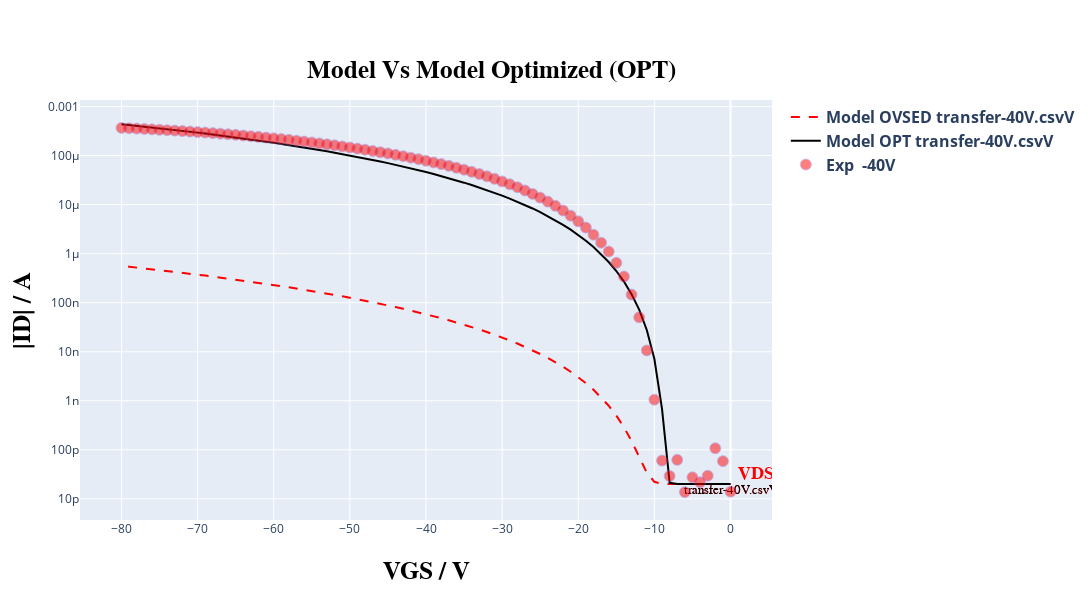
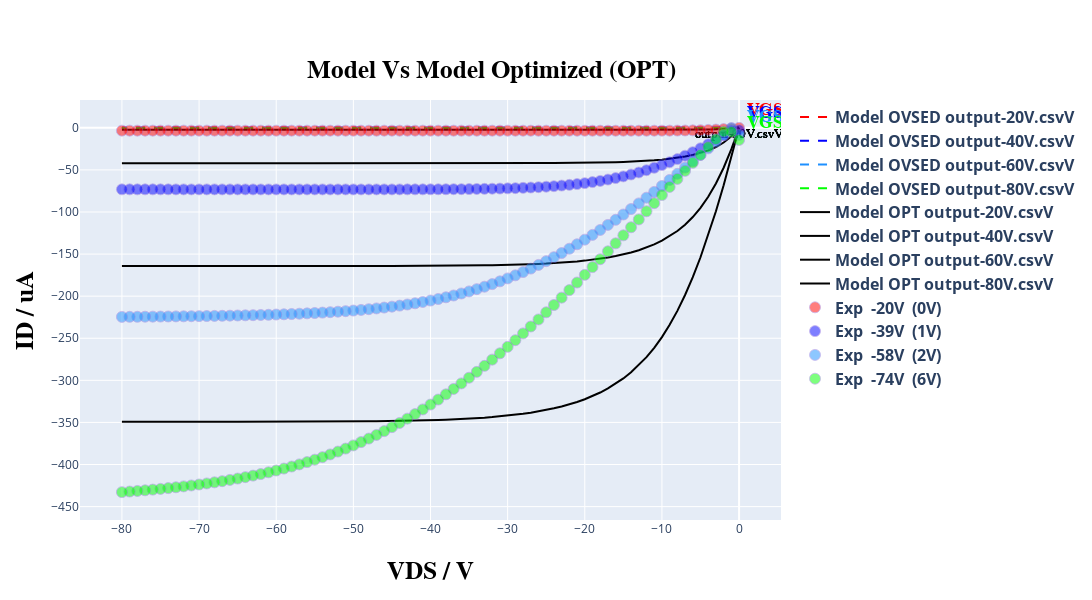

Source (notebook cell) for these figures, in order:
### Markdown cell above
### **Comparing** ✅

---
This section aims to evaluate the model's performance relative to the initial data. Visual observation allows assessing whether the model significantly outperformed the initial coefficients.

In this section, simply execute the cells below; no explicit modifications are required.

---

### Code cell
# @title #### **Print grafics plots of model Optimizad and model data.** { run: "auto" }
# @markdown ### ***Choice the plot that you want to view:***
# @markdown ---
option = 'show both curves comp' # @param ["Show Transfer curve opt", "Show output curve opt", "show both curves opt", "Show Transfer curve comp", "Show output curve comp", "show both curves comp"]

model_opt = create_optimized_model(read, TFTModel, n_points, type_curve_plot, coeff_opt, input_voltage, Vv, load_idleak, width_t, count_transfer, tp_tst, settings['experimental_data_scale_transfer'], settings['current_typic'], resistance, current)

in_model_data_opt, in_exp_data_opt, out_model_data_opt, out_exp_data_opt, in_model_data_comp, in_exp_data_comp, out_model_data_comp, out_exp_data_comp = get_model_data(read, count_transfer, count_output, Vv, Id, model_opt, model, compare=True)

plot_curves(option, plot, list_tension, list_tension_shift, count_transfer, in_model_data_comp, out_model_data_comp, in_exp_data_comp, out_exp_data_comp, shift_list, settings['select_files'], settings['current_typic'], type_curve_plot, compare=True)

read.compute_relative_distance(Id, model_opt)
print('\n\n\n\n\n')

### Figure 1 — Plotly figure (JSON) as saved in the notebook; plotly's stock layout.template omitted (floating-point values rounded to 4 significant figures)
{"data": [{"line": {"color": "rgb(255, 0, 0)", "dash": "dash"}, "mode": "lines+text", "name": "<b>Model OVSED<b> <b>transfer-40V.csvV<b>", "text": ["transfer-40V.csvV"], "textfont": {"color": "rgb(255, 0, 0)", "family": "Times New Roman", "size": 13}, "textposition": "bottom center", "type": "scatter", "x": [0, -1, -2, -3, -4, -5, -6, -7, -8, -9, -10, -11, -12, -13, -14, -15, -16, -17, -18, -19, -20, -21, -22, -23, -24, -25, -26, -27, -28, -29, -30, -31, -32, -33, -34, -35, -36, -37, -38, -39, -40, -41, -42, -43, -44, -45, -46, -47, -48, -49, -50, -51, -52, -53, -54, -55, -56, -57, -58, -59, -60, -61, -62, -63, -64, -65, -66, -67, -68, -69, -70, -71, -72, -73, -74, -75, -76, -77, -78, -79, -80], "y": [2e-11, 2e-11, 2e-11, 2e-11, 2e-11, 2e-11, 2e-11, 2e-11, 2.001e-11, 2.019e-11, 2.23e-11, 3.42e-11, 7.143e-11, 1.513e-10, 2.891e-10, 4.985e-10, 7.918e-10, 1.181e-09, 1.677e-09, 2.29e-09, 3.032e-09, 3.911e-09, 4.938e-09, 6.122e-09, 7.471e-09, 8.995e-09, 1.07e-08, 1.26e-08, 1.47e-08, 1.701e-08, 1.953e-08, 2.227e-08, 2.525e-08, 2.846e-08, 3.192e-08, 3.564e-08, 3.961e-08, 4.385e-08, 4.836e-08, 5.315e-08, 5.823e-08, 6.36e-08, 6.927e-08, 7.525e-08, 8.154e-08, 8.815e-08, 9.508e-08, 1.023e-07, 1.099e-07, 1.179e-07, 1.262e-07, 1.348e-07, 1.438e-07, 1.532e-07, 1.63e-07, 1.731e-07, 1.836e-07, 1.945e-07, 2.058e-07, 2.174e-07, 2.295e-07, 2.42e-07, 2.549e-07, 2.683e-07, 2.82e-07, 2.962e-07, 3.109e-07, 3.259e-07, 3.414e-07, 3.574e-07, 3.738e-07, 3.907e-07, 4.08e-07, 4.258e-07, 4.441e-07, 4.629e-07, 4.822e-07, 5.019e-07, 5.221e-07, 5.429e-07, 5.641e-07]}, {"line": {"color": "black", "dash": "solid"}, "mode": "lines+text", "name": "<b>Model OPT<b> <b>transfer-40V.csvV<b>", "text": ["transfer-40V.csvV"], "textfont": {"color": "black", "family": "Times New Roman", "size": 13}, "textposition": "bottom center", "type": "scatter", "x": [0, -1, -2, -3, -4, -5, -6, -7, -8, -9, -10, -11, -12, -13, -14, -15, -16, -17, -18, -19, -20, -21, -22, -23, -24, -25, -26, -27, -28, -29, -30, -31, -32, -33, -34, -35, -36, -37, -38, -39, -40, -41, -42, -43, -44, -45, -46, -47, -48, -49, -50, -51, -52, -53, -54, -55, -56, -57, -58, -59, -60, -61, -62, -63, -64, -65, -66, -67, -68, -69, -70, -71, -72, -73, -74, -75, -76, -77, -78, -79, -80], "y": [2e-11, 2e-11, 2e-11, 2e-11, 2e-11, 2e-11, 2e-11, 2e-11, 2.138e-11, 6.807e-10, 7.121e-09, 2.786e-08, 7.222e-08, 1.498e-07, 2.701e-07, 4.427e-07, 6.77e-07, 9.821e-07, 1.367e-06, 1.841e-06, 2.413e-06, 3.09e-06, 3.882e-06, 4.797e-06, 5.843e-06, 7.027e-06, 8.357e-06, 9.841e-06, 1.149e-05, 1.33e-05, 1.529e-05, 1.745e-05, 1.981e-05, 2.236e-05, 2.511e-05, 2.807e-05, 3.124e-05, 3.463e-05, 3.824e-05, 4.208e-05, 4.616e-05, 5.047e-05, 5.502e-05, 5.982e-05, 6.488e-05, 7.019e-05, 7.575e-05, 8.158e-05, 8.768e-05, 9.405e-05, 0.0001007, 0.0001076, 0.0001148, 0.0001223, 0.00013, 0.0001381, 0.0001464, 0.0001551, 0.000164, 0.0001732, 0.0001827, 0.0001925, 0.0002026, 0.000213, 0.0002237, 0.0002347, 0.000246, 0.0002577, 0.0002696, 0.0002818, 0.0002943, 0.0003071, 0.0003202, 0.0003336, 0.0003473, 0.0003613, 0.0003756, 0.0003902, 0.0004051, 0.0004203, 0.0004358]}, {"marker": {"color": "rgb(255, 0, 0)", "line": {"color": "MediumPurple", "width": 0.8}, "opacity": 0.5, "size": 11}, "mode": "markers+text", "name": "<b>Exp <b> <b>-40V<b>", "text": ["<b>VDS<b>=transfer-40V.csvV"], "textfont": {"color": "rgb(255, 0, 0)", "family": "Times New Roman", "size": 18}, "textposition": "top right", "type": "scatter", "x": [0, -1, -2, -3, -4, -5, -6, -7, -8, -9, -10, -11, -12, -13, -14, -15, -16, -17, -18, -19, -20, -21, -22, -23, -24, -25, -26, -27, -28, -29, -30, -31, -32, -33, -34, -35, -36, -37, -38, -39, -40, -41, -42, -43, -44, -45, -46, -47, -48, -49, -50, -51, -52, -53, -54, -55, -56, -57, -58, -59, -60, -61, -62, -63, -64, -65, -66, -67, -68, -69, -70, -71, -72, -73, -74, -75, -76, -77, -78, -79, -80], "y": [1.399e-11, 5.865e-11, 1.076e-10, 2.964e-11, 2.174e-11, 2.748e-11, 1.371e-11, 6.235e-11, 2.923e-11, 6.037e-11, 1.054e-09, 1.063e-08, 5.042e-08, 1.468e-07, 3.417e-07, 6.505e-07, 1.105e-06, 1.676e-06, 2.436e-06, 3.402e-06, 4.578e-06, 5.968e-06, 7.592e-06, 9.455e-06, 1.153e-05, 1.391e-05, 1.656e-05, 1.947e-05, 2.265e-05, 2.606e-05, 2.974e-05, 3.365e-05, 3.78e-05, 4.216e-05, 4.677e-05, 5.155e-05, 5.657e-05, 6.178e-05, 6.717e-05, 7.262e-05, 7.852e-05, 8.462e-05, 9.087e-05, 9.73e-05, 0.0001039, 0.0001107, 0.000117, 0.0001242, 0.0001315, 0.0001389, 0.0001464, 0.0001541, 0.0001618, 0.0001697, 0.0001775, 0.0001855, 0.0001935, 0.0002015, 0.0002096, 0.0002176, 0.0002256, 0.0002335, 0.0002415, 0.0002493, 0.0002572, 0.000265, 0.0002727, 0.0002802, 0.0002877, 0.0002951, 0.0003024, 0.0003095, 0.0003165, 0.0003235, 0.0003302, 0.0003368, 0.0003433, 0.0003497, 0.000356, 0.000362, 0.0003679]}], "layout": {"height": 600, "legend": {"font": {"size": 16}}, "title": {"font": {"color": "black", "family": "Overpass", "size": 25}, "text": "<b>Model Vs Model Optimized (OPT)<b>", "x": 0.45, "y": 0.9}, "width": 1100, "xaxis": {"title": {"font": {"color": "black", "family": "Overpass", "size": 25}, "standoff": 25, "text": "<b>VGS / V<b>"}}, "yaxis": {"title": {"font": {"color": "black", "family": "Overpass", "size": 25}, "standoff": 10, "text": "<b>|ID| / A<b>"}, "type": "log"}}}

### Figure 2 — Plotly figure (JSON) as saved in the notebook; plotly's stock layout.template omitted (floating-point values rounded to 4 significant figures)
{"data": [{"line": {"color": "rgb(255, 0, 0)", "dash": "dash"}, "mode": "lines+text", "name": "<b>Model OVSED<b> <b>output-20V.csvV<b>", "text": ["output-20V.csvV"], "textfont": {"color": "rgb(255, 0, 0)", "family": "Times New Roman", "size": 13}, "textposition": "bottom center", "type": "scatter", "x": [0, -1, -2, -3, -4, -5, -6, -7, -8, -9, -10, -11, -12, -13, -14, -15, -16, -17, -18, -19, -20, -21, -22, -23, -24, -25, -26, -27, -28, -29, -30, -31, -32, -33, -34, -35, -36, -37, -38, -39, -40, -41, -42, -43, -44, -45, -46, -47, -48, -49, -50, -51, -52, -53, -54, -55, -56, -57, -58, -59, -60, -61, -62, -63, -64, -65, -66, -67, -68, -69, -70, -71, -72, -73, -74, -75, -76, -77, -78, -79, -80], "y": [-2e-05, -0.002151, -0.00288, -0.003168, -0.003281, -0.00332, -0.00333, -0.003328, -0.003321, -0.003312, -0.003303, -0.003294, -0.003285, -0.003276, -0.003267, -0.003257, -0.003248, -0.003239, -0.00323, -0.003221, -0.003211, -0.003202, -0.003193, -0.003184, -0.003175, -0.003166, -0.003157, -0.003148, -0.003139, -0.00313, -0.003121, -0.003112, -0.003103, -0.003094, -0.003085, -0.003076, -0.003067, -0.003058, -0.003049, -0.003041, -0.003032, -0.003023, -0.003014, -0.003005, -0.002997, -0.002988, -0.002979, -0.00297, -0.002962, -0.002953, -0.002944, -0.002936, -0.002927, -0.002919, -0.00291, -0.002901, -0.002893, -0.002884, -0.002876, -0.002867, -0.002859, -0.00285, -0.002842, -0.002833, -0.002825, -0.002817, -0.002808, -0.0028, -0.002791, -0.002783, -0.002775, -0.002766, -0.002758, -0.00275, -0.002741, -0.002733, -0.002725, -0.002717, -0.002709, -0.0027, -0.002692]}, {"line": {"color": "rgb(0, 0, 255)", "dash": "dash"}, "mode": "lines+text", "name": "<b>Model OVSED<b> <b>output-40V.csvV<b>", "text": ["output-40V.csvV"], "textfont": {"color": "rgb(0, 0, 255)", "family": "Times New Roman", "size": 13}, "textposition": "bottom center", "type": "scatter", "x": [0, -1, -2, -3, -4, -5, -6, -7, -8, -9, -10, -11, -12, -13, -14, -15, -16, -17, -18, -19, -20, -21, -22, -23, -24, -25, -26, -27, -28, -29, -30, -31, -32, -33, -34, -35, -36, -37, -38, -39, -40, -41, -42, -43, -44, -45, -46, -47, -48, -49, -50, -51, -52, -53, -54, -55, -56, -57, -58, -59, -60, -61, -62, -63, -64, -65, -66, -67, -68, -69, -70, -71, -72, -73, -74, -75, -76, -77, -78, -79, -80], "y": [-2e-05, -0.02931, -0.04112, -0.04706, -0.05034, -0.05223, -0.05333, -0.05397, -0.05432, -0.05451, -0.05459, -0.05462, -0.05461, -0.05458, -0.05454, -0.05449, -0.05444, -0.05439, -0.05434, -0.05429, -0.05423, -0.05418, -0.05412, -0.05407, -0.05402, -0.05396, -0.05391, -0.05385, -0.0538, -0.05374, -0.05369, -0.05364, -0.05358, -0.05353, -0.05347, -0.05342, -0.05337, -0.05331, -0.05326, -0.0532, -0.05315, -0.0531, -0.05304, -0.05299, -0.05294, -0.05288, -0.05283, -0.05277, -0.05272, -0.05267, -0.05261, -0.05256, -0.05251, -0.05245, -0.0524, -0.05235, -0.05229, -0.05224, -0.05219, -0.05213, -0.05208, -0.05203, -0.05198, -0.05192, -0.05187, -0.05182, -0.05176, -0.05171, -0.05166, -0.05161, -0.05155, -0.0515, -0.05145, -0.05139, -0.05134, -0.05129, -0.05124, -0.05118, -0.05113, -0.05108, -0.05103]}, {"line": {"color": "rgb(30, 144, 255)", "dash": "dash"}, "mode": "lines+text", "name": "<b>Model OVSED<b> <b>output-60V.csvV<b>", "text": ["output-60V.csvV"], "textfont": {"color": "rgb(30, 144, 255)", "family": "Times New Roman", "size": 13}, "textposition": "bottom center", "type": "scatter", "x": [0, -1, -2, -3, -4, -5, -6, -7, -8, -9, -10, -11, -12, -13, -14, -15, -16, -17, -18, -19, -20, -21, -22, -23, -24, -25, -26, -27, -28, -29, -30, -31, -32, -33, -34, -35, -36, -37, -38, -39, -40, -41, -42, -43, -44, -45, -46, -47, -48, -49, -50, -51, -52, -53, -54, -55, -56, -57, -58, -59, -60, -61, -62, -63, -64, -65, -66, -67, -68, -69, -70, -71, -72, -73, -74, -75, -76, -77, -78, -79, -80], "y": [-2e-05, -0.1044, -0.1481, -0.1712, -0.1848, -0.1933, -0.1988, -0.2024, -0.2048, -0.2063, -0.2073, -0.208, -0.2083, -0.2085, -0.2086, -0.2086, -0.2086, -0.2085, -0.2085, -0.2084, -0.2082, -0.2081, -0.208, -0.2079, -0.2078, -0.2076, -0.2075, -0.2074, -0.2073, -0.2071, -0.207, -0.2069, -0.2068, -0.2066, -0.2065, -0.2064, -0.2063, -0.2061, -0.206, -0.2059, -0.2058, -0.2056, -0.2055, -0.2054, -0.2053, -0.2051, -0.205, -0.2049, -0.2048, -0.2046, -0.2045, -0.2044, -0.2043, -0.2041, -0.204, -0.2039, -0.2038, -0.2036, -0.2035, -0.2034, -0.2033, -0.2031, -0.203, -0.2029, -0.2028, -0.2026, -0.2025, -0.2024, -0.2023, -0.2021, -0.202, -0.2019, -0.2018, -0.2017, -0.2015, -0.2014, -0.2013, -0.2012, -0.201, -0.2009, -0.2008]}, {"line": {"color": "rgb(0, 255, 0)", "dash": "dash"}, "mode": "lines+text", "name": "<b>Model OVSED<b> <b>output-80V.csvV<b>", "text": ["output-80V.csvV"], "textfont": {"color": "rgb(0, 255, 0)", "family": "Times New Roman", "size": 13}, "textposition": "bottom center", "type": "scatter", "x": [0, -1, -2, -3, -4, -5, -6, -7, -8, -9, -10, -11, -12, -13, -14, -15, -16, -17, -18, -19, -20, -21, -22, -23, -24, -25, -26, -27, -28, -29, -30, -31, -32, -33, -34, -35, -36, -37, -38, -39, -40, -41, -42, -43, -44, -45, -46, -47, -48, -49, -50, -51, -52, -53, -54, -55, -56, -57, -58, -59, -60, -61, -62, -63, -64, -65, -66, -67, -68, -69, -70, -71, -72, -73, -74, -75, -76, -77, -78, -79, -80], "y": [-2e-05, -0.2163, -0.3085, -0.3581, -0.388, -0.4073, -0.4203, -0.4292, -0.4353, -0.4396, -0.4426, -0.4447, -0.4461, -0.447, -0.4476, -0.4479, -0.4481, -0.4482, -0.4482, -0.4481, -0.448, -0.4478, -0.4477, -0.4475, -0.4473, -0.4471, -0.4469, -0.4467, -0.4465, -0.4463, -0.4461, -0.4459, -0.4457, -0.4455, -0.4453, -0.4451, -0.4449, -0.4447, -0.4445, -0.4443, -0.4441, -0.4439, -0.4437, -0.4435, -0.4433, -0.4431, -0.4429, -0.4427, -0.4425, -0.4423, -0.4421, -0.4419, -0.4417, -0.4415, -0.4413, -0.4411, -0.4409, -0.4407, -0.4405, -0.4403, -0.4401, -0.4399, -0.4397, -0.4395, -0.4393, -0.4391, -0.4389, -0.4387, -0.4385, -0.4383, -0.4381, -0.4379, -0.4377, -0.4375, -0.4373, -0.4371, -0.4369, -0.4367, -0.4365, -0.4363, -0.4361]}, {"line": {"color": "black", "dash": "solid"}, "mode": "lines+text", "name": "<b>Model OPT<b> <b>output-20V.csvV<b>", "text": ["output-20V.csvV"], "textfont": {"color": "black", "family": "Times New Roman", "size": 13}, "textposition": "bottom center", "type": "scatter", "x": [0, -1, -2, -3, -4, -5, -6, -7, -8, -9, -10, -11, -12, -13, -14, -15, -16, -17, -18, -19, -20, -21, -22, -23, -24, -25, -26, -27, -28, -29, -30, -31, -32, -33, -34, -35, -36, -37, -38, -39, -40, -41, -42, -43, -44, -45, -46, -47, -48, -49, -50, -51, -52, -53, -54, -55, -56, -57, -58, -59, -60, -61, -62, -63, -64, -65, -66, -67, -68, -69, -70, -71, -72, -73, -74, -75, -76, -77, -78, -79, -80], "y": [-2e-05, -0.8374, -1.351, -1.685, -1.91, -2.065, -2.172, -2.247, -2.299, -2.335, -2.36, -2.377, -2.389, -2.397, -2.402, -2.405, -2.408, -2.409, -2.411, -2.411, -2.412, -2.412, -2.412, -2.412, -2.412, -2.413, -2.413, -2.413, -2.413, -2.413, -2.413, -2.413, -2.413, -2.413, -2.413, -2.413, -2.413, -2.413, -2.413, -2.413, -2.413, -2.413, -2.413, -2.413, -2.413, -2.413, -2.413, -2.413, -2.413, -2.413, -2.413, -2.413, -2.413, -2.413, -2.413, -2.413, -2.413, -2.413, -2.413, -2.413, -2.413, -2.413, -2.413, -2.413, -2.413, -2.413, -2.413, -2.413, -2.413, -2.413, -2.413, -2.413, -2.413, -2.413, -2.413, -2.413, -2.413, -2.413, -2.413, -2.413, -2.413]}, {"line": {"color": "black", "dash": "solid"}, "mode": "lines+text", "name": "<b>Model OPT<b> <b>output-40V.csvV<b>", "text": ["output-40V.csvV"], "textfont": {"color": "black", "family": "Times New Roman", "size": 13}, "textposition": "bottom center", "type": "scatter", "x": [0, -1, -2, -3, -4, -5, -6, -7, -8, -9, -10, -11, -12, -13, -14, -15, -16, -17, -18, -19, -20, -21, -22, -23, -24, -25, -26, -27, -28, -29, -30, -31, -32, -33, -34, -35, -36, -37, -38, -39, -40, -41, -42, -43, -44, -45, -46, -47, -48, -49, -50, -51, -52, -53, -54, -55, -56, -57, -58, -59, -60, -61, -62, -63, -64, -65, -66, -67, -68, -69, -70, -71, -72, -73, -74, -75, -76, -77, -78, -79, -80], "y": [-2e-05, -10.13, -17.46, -22.84, -26.87, -29.94, -32.32, -34.19, -35.68, -36.87, -37.84, -38.62, -39.26, -39.77, -40.2, -40.55, -40.83, -41.07, -41.26, -41.41, -41.54, -41.65, -41.73, -41.8, -41.86, -41.9, -41.94, -41.97, -41.99, -42.01, -42.03, -42.04, -42.05, -42.06, -42.06, -42.07, -42.07, -42.08, -42.08, -42.08, -42.08, -42.08, -42.09, -42.09, -42.09, -42.09, -42.09, -42.09, -42.09, -42.09, -42.09, -42.09, -42.09, -42.09, -42.09, -42.09, -42.09, -42.09, -42.09, -42.09, -42.09, -42.09, -42.09, -42.09, -42.09, -42.09, -42.09, -42.09, -42.09, -42.09, -42.09, -42.09, -42.09, -42.09, -42.09, -42.09, -42.09, -42.09, -42.09, -42.09, -42.09]}, {"line": {"color": "black", "dash": "solid"}, "mode": "lines+text", "name": "<b>Model OPT<b> <b>output-60V.csvV<b>", "text": ["output-60V.csvV"], "textfont": {"color": "black", "family": "Times New Roman", "size": 13}, "textposition": "bottom center", "type": "scatter", "x": [0, -1, -2, -3, -4, -5, -6, -7, -8, -9, -10, -11, -12, -13, -14, -15, -16, -17, -18, -19, -20, -21, -22, -23, -24, -25, -26, -27, -28, -29, -30, -31, -32, -33, -34, -35, -36, -37, -38, -39, -40, -41, -42, -43, -44, -45, -46, -47, -48, -49, -50, -51, -52, -53, -54, -55, -56, -57, -58, -59, -60, -61, -62, -63, -64, -65, -66, -67, -68, -69, -70, -71, -72, -73, -74, -75, -76, -77, -78, -79, -80], "y": [-2e-05, -25.41, -47.42, -66.17, -81.93, -95.08, -106.0, -115.1, -122.6, -128.9, -134.1, -138.5, -142.3, -145.4, -148.1, -150.4, -152.4, -154.0, -155.5, -156.7, -157.8, -158.7, -159.5, -160.2, -160.7, -161.2, -161.7, -162.0, -162.4, -162.6, -162.9, -163.1, -163.3, -163.4, -163.5, -163.6, -163.7, -163.8, -163.9, -163.9, -164.0, -164.0, -164.1, -164.1, -164.1, -164.1, -164.2, -164.2, -164.2, -164.2, -164.2, -164.2, -164.2, -164.2, -164.2, -164.2, -164.2, -164.2, -164.2, -164.3, -164.3, -164.3, -164.3, -164.3, -164.3, -164.3, -164.3, -164.3, -164.3, -164.3, -164.3, -164.3, -164.3, -164.3, -164.3, -164.3, -164.3, -164.3, -164.3, -164.3, -164.3]}, {"line": {"color": "black", "dash": "solid"}, "mode": "lines+text", "name": "<b>Model OPT<b> <b>output-80V.csvV<b>", "text": ["output-80V.csvV"], "textfont": {"color": "black", "family": "Times New Roman", "size": 13}, "textposition": "bottom center", "type": "scatter", "x": [0, -1, -2, -3, -4, -5, -6, -7, -8, -9, -10, -11, -12, -13, -14, -15, -16, -17, -18, -19, -20, -21, -22, -23, -24, -25, -26, -27, -28, -29, -30, -31, -32, -33, -34, -35, -36, -37, -38, -39, -40, -41, -42, -43, -44, -45, -46, -47, -48, -49, -50, -51, -52, -53, -54, -55, -56, -57, -58, -59, -60, -61, -62, -63, -64, -65, -66, -67, -68, -69, -70, -71, -72, -73, -74, -75, -76, -77, -78, -79, -80], "y": [-2e-05, -35.07, -68.16, -99.07, -127.6, -153.8, -177.4, -198.6, -217.5, -234.1, -248.6, -261.4, -272.4, -282.1, -290.5, -297.7, -304.1, -309.6, -314.5, -318.7, -322.4, -325.7, -328.5, -331.0, -333.2, -335.2, -336.9, -338.4, -339.7, -340.9, -341.9, -342.8, -343.6, -344.3, -344.9, -345.5, -345.9, -346.4, -346.7, -347.1, -347.3, -347.6, -347.8, -348.0, -348.2, -348.3, -348.4, -348.5, -348.6, -348.7, -348.8, -348.9, -348.9, -349.0, -349.0, -349.0, -349.1, -349.1, -349.1, -349.2, -349.2, -349.2, -349.2, -349.2, -349.2, -349.2, -349.2, -349.2, -349.3, -349.3, -349.3, -349.3, -349.3, -349.3, -349.3, -349.3, -349.3, -349.3, -349.3, -349.3, -349.3]}, {"marker": {"color": "rgb(255, 0, 0)", "line": {"color": "MediumPurple", "width": 0.8}, "opacity": 0.5, "size": 11}, "mode": "markers+text", "name": "<b>Exp <b> <b>-20V<b> <b> (0V)<b>", "text": ["<b>VGS<b>=output-20V.csvV  (0)"], "textfont": {"color": "rgb(255, 0, 0)", "family": "Times New Roman", "size": 18}, "textposition": "top right", "type": "scatter", "x": [0, -1, -2, -3, -4, -5, -6, -7, -8, -9, -10, -11, -12, -13, -14, -15, -16, -17, -18, -19, -20, -21, -22, -23, -24, -25, -26, -27, -28, -29, -30, -31, -32, -33, -34, -35, -36, -37, -38, -39, -40, -41, -42, -43, -44, -45, -46, -47, -48, -49, -50, -51, -52, -53, -54, -55, -56, -57, -58, -59, -60, -61, -62, -63, -64, -65, -66, -67, -68, -69, -70, -71, -72, -73, -74, -75, -76, -77, -78, -79, -80], "y": [-0.07059, -0.8353, -1.54, -2.087, -2.501, -2.805, -3.025, -3.178, -3.283, -3.351, -3.393, -3.418, -3.433, -3.44, -3.443, -3.444, -3.443, -3.442, -3.44, -3.438, -3.435, -3.433, -3.43, -3.428, -3.426, -3.423, -3.421, -3.419, -3.416, -3.414, -3.412, -3.41, -3.408, -3.406, -3.404, -3.402, -3.401, -3.399, -3.397, -3.395, -3.393, -3.391, -3.39, -3.388, -3.386, -3.385, -3.383, -3.381, -3.38, -3.379, -3.377, -3.376, -3.374, -3.373, -3.372, -3.37, -3.369, -3.368, -3.366, -3.365, -3.364, -3.362, -3.361, -3.36, -3.359, -3.358, -3.356, -3.355, -3.354, -3.353, -3.352, -3.351, -3.35, -3.349, -3.348, -3.346, -3.345, -3.344, -3.343, -3.342, -3.342]}, {"marker": {"color": "rgb(0, 0, 255)", "line": {"color": "MediumPurple", "width": 0.8}, "opacity": 0.5, "size": 11}, "mode": "markers+text", "name": "<b>Exp <b> <b>-39V<b> <b> (1V)<b>", "text": ["<b>VGS<b>=output-40V.csvV  (1)"], "textfont": {"color": "rgb(0, 0, 255)", "family": "Times New Roman", "size": 18}, "textposition": "top right", "type": "scatter", "x": [0, -1, -2, -3, -4, -5, -6, -7, -8, -9, -10, -11, -12, -13, -14, -15, -16, -17, -18, -19, -20, -21, -22, -23, -24, -25, -26, -27, -28, -29, -30, -31, -32, -33, -34, -35, -36, -37, -38, -39, -40, -41, -42, -43, -44, -45, -46, -47, -48, -49, -50, -51, -52, -53, -54, -55, -56, -57, -58, -59, -60, -61, -62, -63, -64, -65, -66, -67, -68, -69, -70, -71, -72, -73, -74, -75, -76, -77, -78, -79, -80], "y": [-2.752, -3.257, -8.978, -14.35, -19.51, -24.35, -28.91, -33.16, -37.14, -40.84, -44.27, -47.45, -50.36, -53.04, -55.47, -57.69, -59.68, -61.47, -63.06, -64.48, -65.72, -66.82, -67.77, -68.6, -69.33, -69.95, -70.49, -70.95, -71.34, -71.66, -71.94, -72.17, -72.36, -72.52, -72.65, -72.76, -72.85, -72.92, -72.98, -73.02, -73.06, -73.09, -73.11, -73.13, -73.14, -73.15, -73.16, -73.17, -73.18, -73.18, -73.19, -73.19, -73.19, -73.19, -73.19, -73.19, -73.18, -73.18, -73.18, -73.18, -73.18, -73.18, -73.18, -73.17, -73.17, -73.16, -73.16, -73.15, -73.15, -73.14, -73.14, -73.14, -73.14, -73.14, -73.13, -73.13, -73.12, -73.12, -73.11, -73.11, -73.1]}, {"marker": {"color": "rgb(30, 144, 255)", "line": {"color": "MediumPurple", "width": 0.8}, "opacity": 0.5, "size": 11}, "mode": "markers+text", "name": "<b>Exp <b> <b>-58V<b> <b> (2V)<b>", "text": ["<b>VGS<b>=output-60V.csvV  (2)"], "textfont": {"color": "rgb(30, 144, 255)", "family": "Times New Roman", "size": 18}, "textposition": "top right", "type": "scatter", "x": [0, -1, -2, -3, -4, -5, -6, -7, -8, -9, -10, -11, -12, -13, -14, -15, -16, -17, -18, -19, -20, -21, -22, -23, -24, -25, -26, -27, -28, -29, -30, -31, -32, -33, -34, -35, -36, -37, -38, -39, -40, -41, -42, -43, -44, -45, -46, -47, -48, -49, -50, -51, -52, -53, -54, -55, -56, -57, -58, -59, -60, -61, -62, -63, -64, -65, -66, -67, -68, -69, -70, -71, -72, -73, -74, -75, -76, -77, -78, -79, -80], "y": [-8.227, -0.287, -8.565, -16.58, -24.48, -32.2, -39.81, -47.29, -54.68, -61.93, -69.06, -76.11, -83.01, -89.81, -96.46, -103.0, -109.3, -115.3, -121.3, -127.2, -132.9, -138.4, -143.7, -148.8, -153.7, -158.4, -162.9, -167.2, -171.3, -175.2, -178.9, -182.4, -185.7, -188.8, -191.7, -194.3, -196.9, -199.2, -201.3, -203.4, -205.2, -206.9, -208.5, -209.9, -211.2, -212.4, -213.6, -214.6, -215.5, -216.3, -217.1, -217.8, -218.4, -219.0, -219.5, -220.0, -220.4, -220.8, -221.2, -221.5, -221.8, -222.1, -222.3, -222.6, -222.8, -223.0, -223.2, -223.3, -223.5, -223.6, -223.7, -223.8, -224.0, -224.0, -224.1, -224.2, -224.3, -224.4, -224.5, -224.5, -224.6]}, {"marker": {"color": "rgb(0, 255, 0)", "line": {"color": "MediumPurple", "width": 0.8}, "opacity": 0.5, "size": 11}, "mode": "markers+text", "name": "<b>Exp <b> <b>-74V<b> <b> (6V)<b>", "text": ["<b>VGS<b>=output-80V.csvV  (6)"], "textfont": {"color": "rgb(0, 255, 0)", "family": "Times New Roman", "size": 18}, "textposition": "top right", "type": "scatter", "x": [0, -1, -2, -3, -4, -5, -6, -7, -8, -9, -10, -11, -12, -13, -14, -15, -16, -17, -18, -19, -20, -21, -22, -23, -24, -25, -26, -27, -28, -29, -30, -31, -32, -33, -34, -35, -36, -37, -38, -39, -40, -41, -42, -43, -44, -45, -46, -47, -48, -49, -50, -51, -52, -53, -54, -55, -56, -57, -58, -59, -60, -61, -62, -63, -64, -65, -66, -67, -68, -69, -70, -71, -72, -73, -74, -75, -76, -77, -78, -79, -80], "y": [-14.39, -4.945, -4.364, -13.5, -22.86, -32.22, -41.65, -51.13, -60.68, -70.22, -79.83, -89.53, -99.16, -108.8, -118.1, -127.7, -137.3, -146.7, -156.1, -165.5, -174.7, -183.8, -192.8, -201.7, -210.5, -219.2, -227.7, -236.0, -244.2, -252.3, -260.2, -267.9, -275.4, -282.8, -289.9, -296.9, -303.7, -310.2, -316.6, -322.8, -328.8, -334.6, -340.1, -345.5, -350.6, -355.6, -360.3, -364.9, -369.2, -373.4, -377.3, -381.1, -384.6, -388.0, -391.2, -394.3, -397.1, -399.8, -402.4, -404.8, -407.1, -409.3, -411.3, -413.2, -415.0, -416.7, -418.3, -419.8, -421.2, -422.5, -423.7, -424.9, -426.0, -427.0, -428.0, -429.0, -429.8, -430.6, -431.4, -432.1, -432.8]}], "layout": {"height": 600, "legend": {"font": {"size": 16}}, "title": {"font": {"color": "black", "family": "Overpass", "size": 25}, "text": "<b>Model Vs Model Optimized (OPT)<b>", "x": 0.45, "y": 0.9}, "width": 1100, "xaxis": {"title": {"font": {"color": "black", "family": "Overpass", "size": 25}, "standoff": 25, "text": "<b>VDS / V<b>"}}, "yaxis": {"title": {"font": {"color": "black", "family": "Overpass", "size": 25}, "standoff": 10, "text": "<b>ID / uA<b>"}, "type": "linear"}}}
